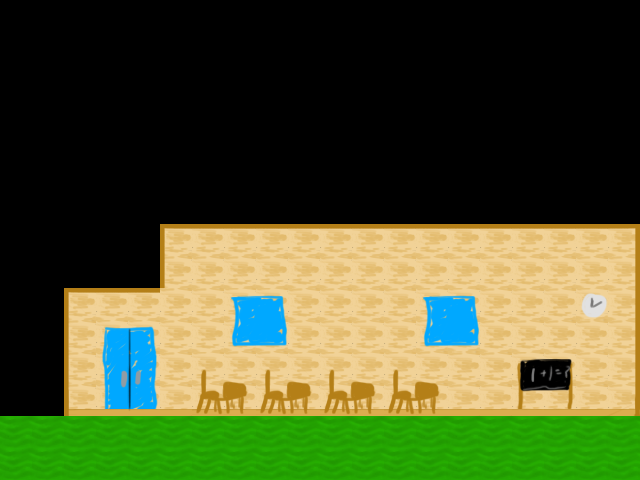

A 2D game scene composited from a Tiled map and its tileset images. What follows is a short description and the map's XML, with each tile layer's data collapsed to a summary:
An orthogonal 20x15 tile map with 32x32 px tiles, 1 tile layer (Tile Layer 1).

<map version="1.0" orientation="orthogonal" renderorder="right-down" width="20" height="15" tilewidth="32" tileheight="32">
 <tileset firstgid="1" name="child" tilewidth="32" tileheight="32">
  <image source="../tile/child.png" width="480" height="480" />
 </tileset>
 <layer name="Tile Layer 1" width="20" height="15">
  <data>[300 cells, 142 non-empty, 30 distinct tile ids]</data>
 </layer>
</map>
